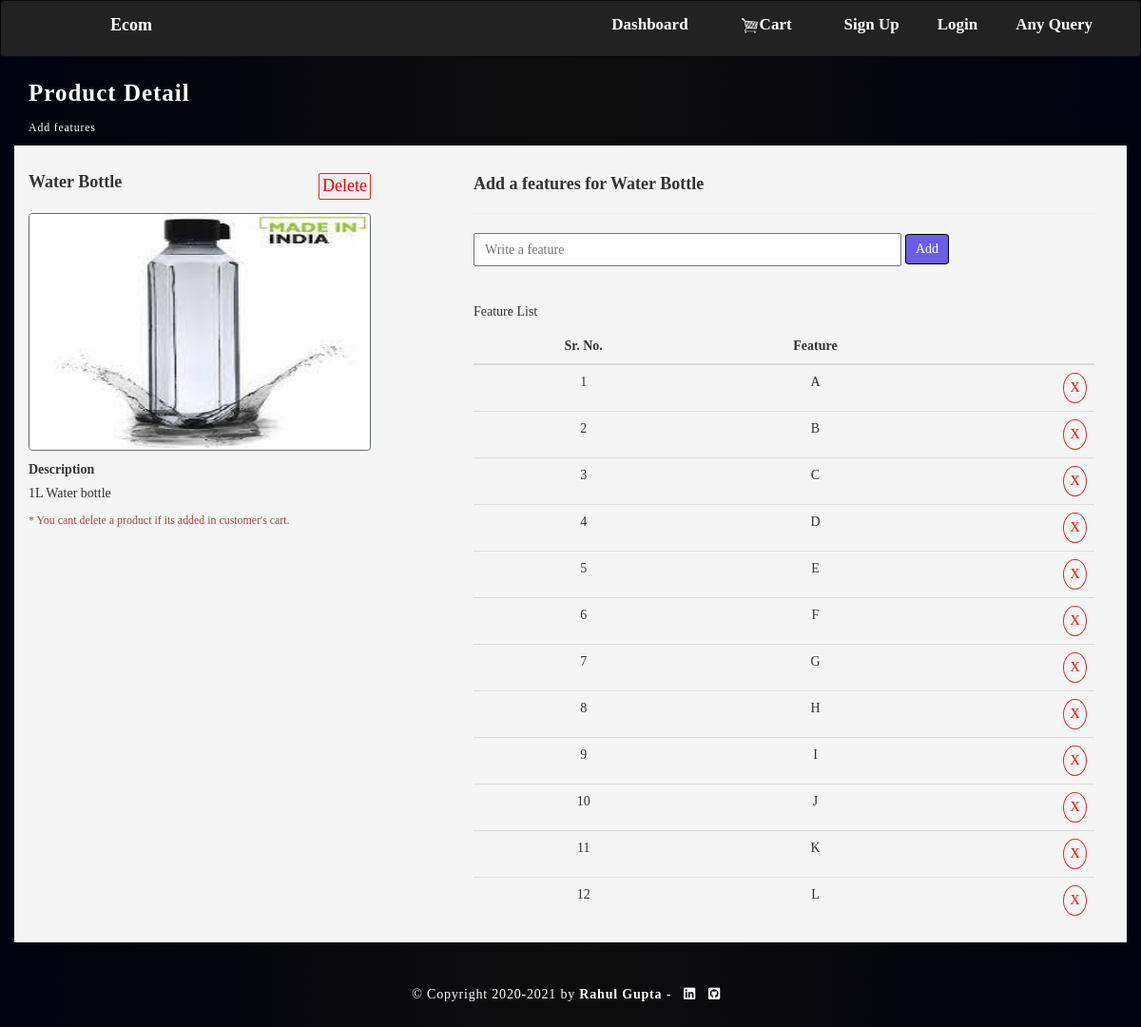
The page /product/28/?admin=true on the database its author committed.
### store/models.py (models this page shows, shortened)
class Product(models.Model):
	added_by = models.ForeignKey(Customer, on_delete=models.CASCADE, related_name="products") #new
	name = models.CharField(max_length=200)
	price = models.FloatField()
	digital = models.BooleanField(default=False)
	image = models.ImageField(null=True,blank=True)
	description = models.TextField(max_length=1000,null=True,blank=True)
	is_active = models.BooleanField(default=True)
	@property
	def have_items(self):
		if self.orderitem_set.count()>0:
			return True
		else:
			return False
	@property
	def get_image_url(self):
		try:
			return self.image.url
		except :
			return ''

class ProductFeatures(models.Model):
	product = models.ForeignKey(Product, on_delete=models.CASCADE,related_name="features", null=True)
	feature = models.CharField(max_length=250,null=True,blank=True)

### store/views.py (the view)
# urls.py: path('product/<int:id>/',views.product_detail,name="product-detail"),
def product_detail(request,id=None):
	product = Product.objects.get(id=id)
	features = product.features.all()
	admin = request.GET.get("admin")
	if admin:
		return render(request,'store/admin_product_update.html',{'product':product,'features':features})
	return render(request,'store/product_detail.html',{'product':product,'features':features})

### store/templates/store/admin_product_update.html (shortened to what this page needs)
{% extends 'store/admin_main.html' %}
{% load static %}
{% block admin_content %}
    <div class="container">
      <p class="text-left head"> Product Detail </p>
      <p class="small mb-1 cw"> Add features </p>
        <div>
          <div class="row" style="background-color:whitesmoke;margin-bottom: 20px;">
            <div class="col-md-4" style="margin-top: 1%;background-color:whitesmoke;margin-right: 10px;">
              <div class="card" style="padding-top: 8px;">
                <h4 class="card-title"><label>{{product.name|title}}</label>  <button data-val="delete" type="button" data-id="{{product.id}}" title="delete a product permanently"  class="delete-product {% if product.have_items %} disabled {% endif %}"> Delete</button> </h4>
                <img src="{{product.get_image_url}}" class="card-img-top" alt="{{product.name}}">
                <div class="card-body mb-3">
                  <label>Description</label>
                  <p class="card-text">{{product.description}}</p>
                  <p class="text-danger small mb-3">* You cant delete a product if its added in customer's cart.</p>
                </div>
              </div>
            </div>
            <div class="col-md-7" id="feature-div" style="margin-top: 1%;background-color:whitesmoke;margin-right: 10px;">
              <h3 style="font-size:18px;font-weight:900;">Add a features for {{product.name|title}}</h3>
              <hr>
                  <form method="POST" id="product-feature-form"  data-toggle="validate" enctype='multipart/form-data' style="max-width:500px;border:1px;">
                      <input class="input-field mb1" type="text" placeholder="Write a feature" id="feature"  name="feature" required><button type="submit" id="add-product">Add</button>
                </form>
                <br>
                <h5>Feature List</h5>
                <table class="table row-border order-column" width="100%" >
                  <thead>
                    <th class="text-center">Sr. No.</th>
                    <th class="text-center"> Feature</th>
                    <th></th>
                  </thead>
                  <tbody>
                    {% for i in features %}
                    <tr>
                      <td class="text-center"> {{ forloop.counter }} </td>
                      <td class="text-center"> {{i.feature}}</td>
                      <td class="text-center"><a href='{% url "feature-delete" i.id %}?admin=true&product-id={{product.id}}' data-val="delete" type="button" data-id="{{i.id}}" data-product-id="{{product.id}}" title="delete a product permanently"  class="delete-feature"> X</a></td>
                    </tr>
                    {% endfor %}
                  </tbody>
                </table>
            </div>
          </div>
        </div>
    </div>
{% endblock admin_content %}

### store/static/css/admin.css (style rules this page uses)
body { background-image:linear-gradient(to right,rgb(0, 2, 14),#0e0d0d,rgb(0, 2, 14))!important; font-family: montserrat!important; opacity:1; }
.input-field { width: 100%; padding: 10px; outline: none; }
.mb1 { margin-right: 10px; margin-bottom: 10px; height:35px; width: 90%; }
.col-md-7 { margin-left: 68px; }
.head { font-size: 25px; font-weight: bold; opacity:1; color:white; letter-spacing:1px; }
.cw { color:white; letter-spacing:0.8px; }
.card-img-top { margin-top:-24px; width:100%; height:250px; border:1px solid #636e72; border-radius:4px; margin-bottom:5px; margin-bottom: 10px; }
.delete-product { float: right; border:1px solid #d63031; color:red; border-radius:2px; padding:3px; }
#add-product { float: right; margin-top:-44px; padding:5px 10px; margin-left:20px!important; color:white; background:#6c5ce7; border-radius: 10%; border:1px solid black; }
.delete-feature { float: right; border:1px solid #d63031; border-radius:50%; color:red; padding:5px 6px; }
.cw { color:white; }

### rows shown on the page
Product: name "Water Bottle", get_image_url (picture), description "1L Water bottle"
ProductFeatures: feature "A"
ProductFeatures: feature "B"
ProductFeatures: feature "C"
ProductFeatures: feature "D"
ProductFeatures: feature "E"
ProductFeatures: feature "F"
ProductFeatures: feature "G"
ProductFeatures: feature "H"
ProductFeatures: feature "I"
ProductFeatures: feature "J"
ProductFeatures: feature "K"
ProductFeatures: feature "L"
